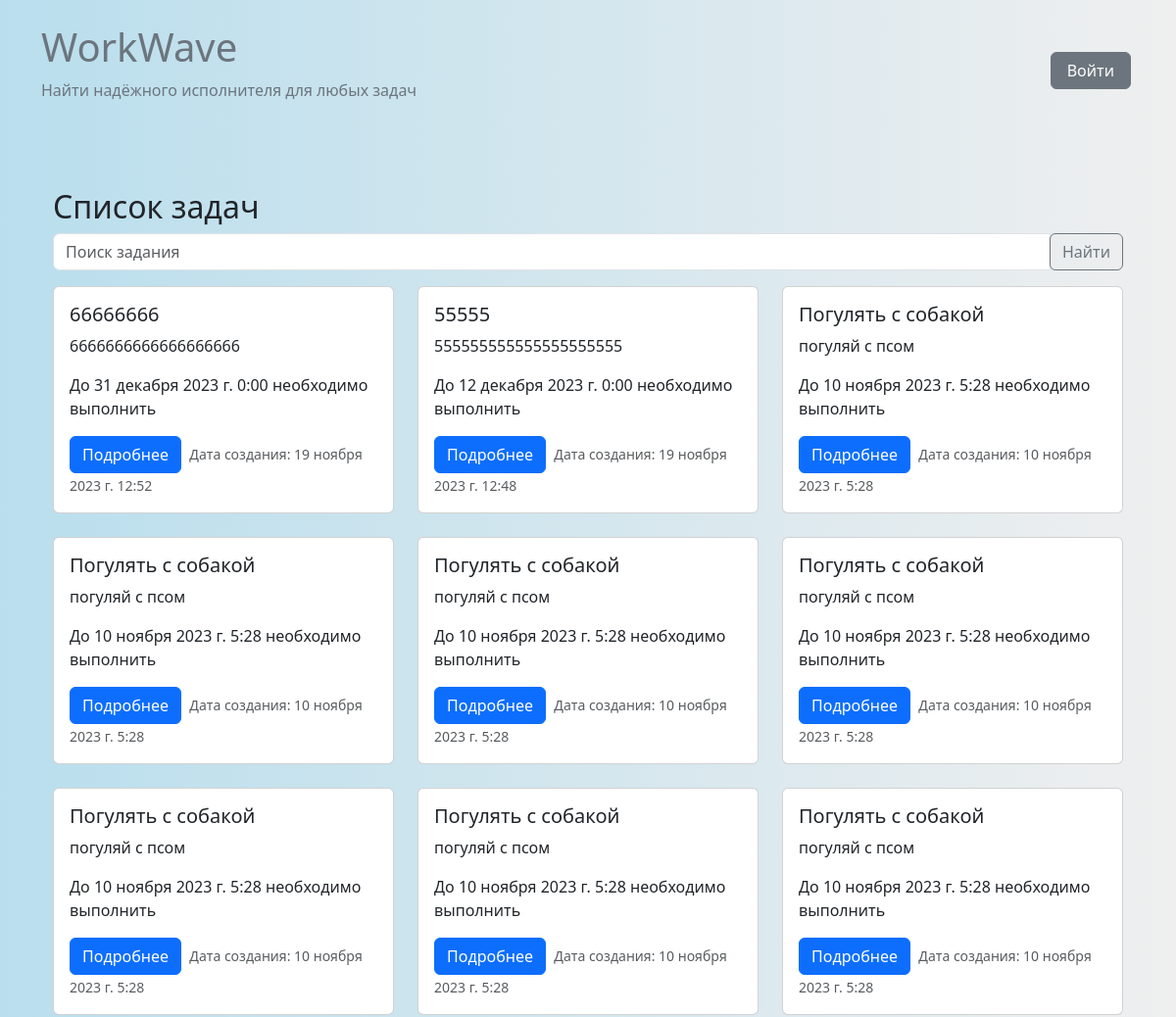
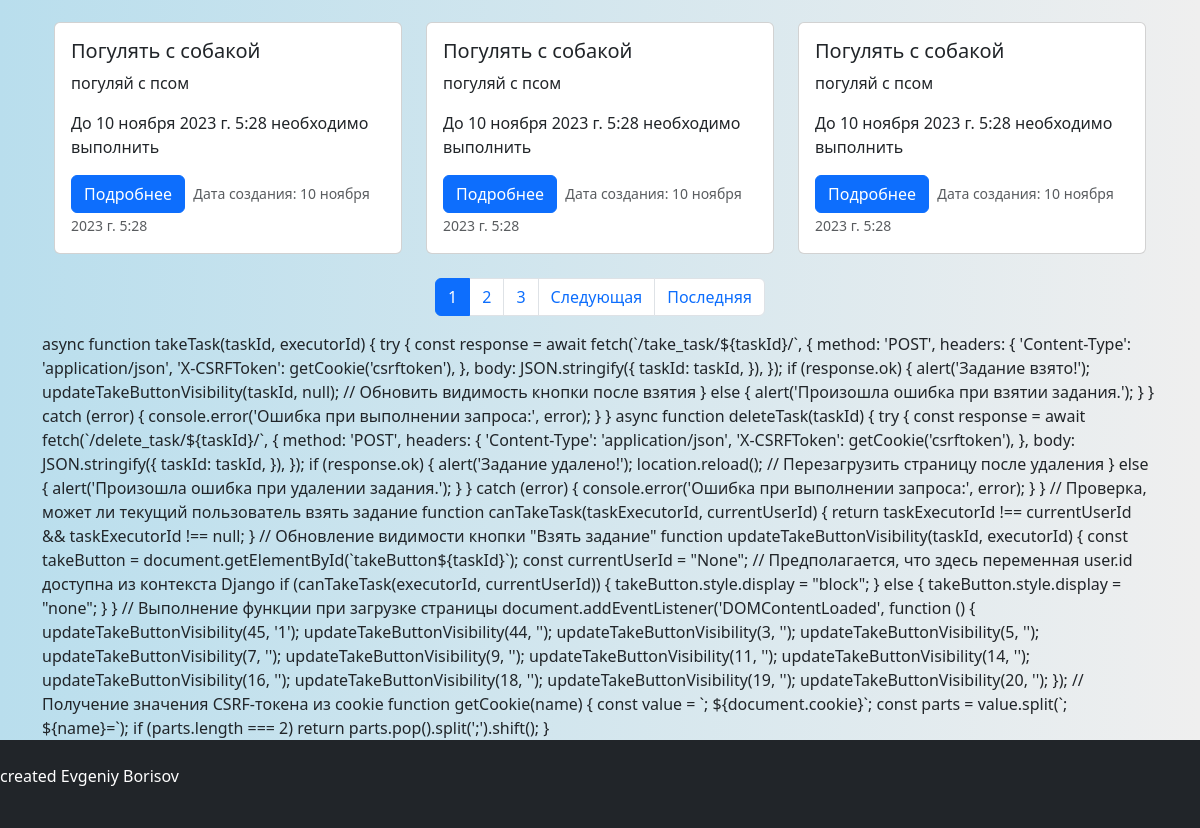
/task_list/, run on an earlier commit of the app's database (2 pictures, top to bottom).
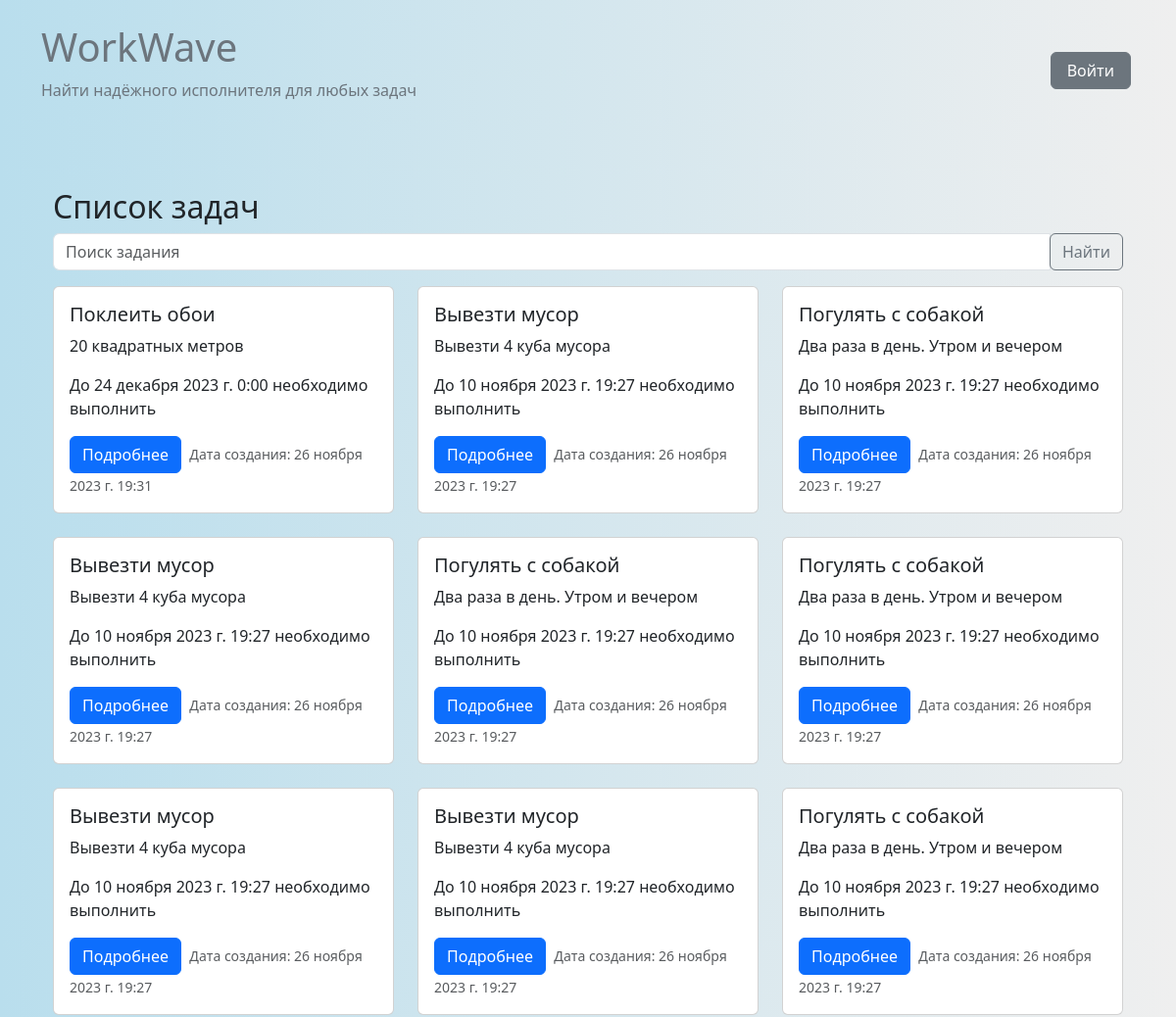
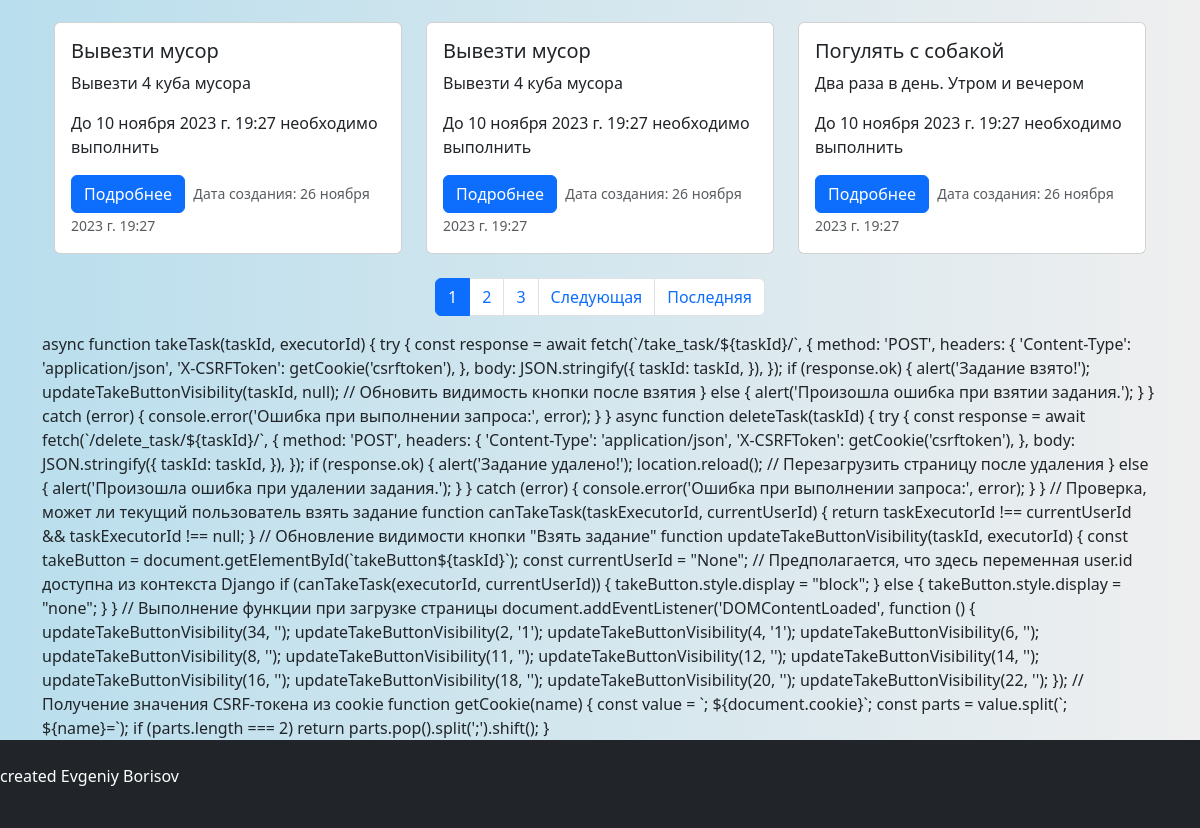
And on a later commit of the database (2 pictures, top to bottom).
### tasks/models.py (models this page shows, shortened)
class Task(models.Model):
    title = models.CharField(max_length=200)
    image_task = models.ImageField(upload_to='media/image_task/', null=True, blank=True)
    description = models.TextField()
    customer = models.ForeignKey(CustomUser, on_delete=models.CASCADE, related_name='customer_tasks')
    executor = models.ForeignKey(CustomUser, on_delete=models.SET_NULL, null=True, blank=True,
                                 related_name='executor_tasks')
    created_at = models.DateTimeField(auto_now_add=True)
    due_date = models.DateTimeField()
    is_completed = models.BooleanField(default=False)
    canceled_by = models.ForeignKey(CustomUser, on_delete=models.SET_NULL, null=True,
                                    blank=True, related_name='canceled_tasks')
    canceled_at = models.DateTimeField(null=True, blank=True)
    address = models.CharField(max_length=255,null=True)

### accounts/models.py (models this page shows)
class CustomUser(AbstractUser):
    CUSTOMER = 'customer'
    EXECUTOR = 'executor'
    ROLE_CHOICES = (
        (CUSTOMER, 'Заказчик'),
        (EXECUTOR, 'Исполнитель'),
    )
    role = models.CharField(
        max_length=10,
        choices=ROLE_CHOICES,
        default=CUSTOMER,
        verbose_name=_('Роль'),
        help_text=_('Роль пользователя'),
    )
    photo_user = models.ImageField(
        upload_to='media/user_photos/',
        verbose_name=_('Фото пользователя'),
        help_text=_('Загрузите фотографию пользователя'),
    )
    name = models.CharField(
        max_length=100,
        null=True,
        blank=True,
        verbose_name=_('Имя'),
        help_text=_('Имя пользователя'),
    )
    description = models.TextField(
        null=True,
        blank=True,
        verbose_name=_('Описание'),
        help_text=_('Описание пользователя'),
    )
    email = models.EmailField(
        unique=True,
        verbose_name=_('Email'),
        help_text=_('Email пользователя'),
    )
    groups = models.ManyToManyField(Group, verbose_name=_("Группы"), blank=True, related_name='customuser_groups')
    user_permissions = models.ManyToManyField(
        Permission,
        verbose_name=_("Права пользователя"),
        blank=True,
        related_name='customuser_user_permissions',
    )

### tasks/views.py (the view)
# urls.py: path('task_list/', view_tasks.task_list, name='task_list'),
def task_list(request):
    query = request.GET.get('q')
    tasks_list = Task.objects.all().order_by('-created_at')
    if query:
        tasks_list = tasks_list.filter(title__icontains=query)
    paginator = Paginator(tasks_list, 12)  # 12 задач на странице
    page = request.GET.get('page')
    tasks = paginator.get_page(page)
    context = {'tasks': tasks}
    return render(request, 'tasks/task_list.html', context)

### templates/tasks/task_list.html (shortened to what the changed rows need)
{% extends 'base.html' %}
{% load static %}
{% block content %}
<div class="container mt-4">
    <h2>Список задач</h2>
    <div class="row">
        {% for task in tasks %}
        <div class="col-md-4 mb-4">
            <div class="card">
                <div class="card-body">
                    <h5 class="card-title">{{ task.title }}</h5>
                    <p class="card-text">{{ task.description }}</p>
                    <p>До {{ task.due_date }} необходимо выполнить</p>
                    <button class="btn btn-primary" data-toggle="modal" data-target="#taskModal{{ task.id }}">
                        Подробнее
                    </button>
                    <small class="text-muted m-1">Дата создания: {{ task.created_at }}</small>
                </div>
            </div>
        </div>
        {% endfor %}
    </div>
    <div class="d-flex justify-content-center">
        <ul class="pagination">
            {% for i in tasks.paginator.page_range %}
                <li class="page-item{% if i == tasks.number %} active{% endif %}">
                    <a class="page-link" href="?page={{ i }}">{{ i }}</a>
                </li>
            {% endfor %}
        </ul>
    </div>
</div>
    async function takeTask(taskId, executorId) {
        try {
            const response = await fetch(`/take_task/${taskId}/`, {
                method: 'POST',
                headers: {
                    'Content-Type': 'application/json',
                    'X-CSRFToken': getCookie('csrftoken'),
                },
                body: JSON.stringify({
                    taskId: taskId,
                }),
            });
            if (response.ok) {
                alert('Задание взято!');
                updateTakeButtonVisibility(taskId, null);  // Обновить видимость кнопки после взятия
            } else {
                alert('Произошла ошибка при взятии задания.');
            }
        } catch (error) {
            console.error('Ошибка при выполнении запроса:', error);
        }
    }
    async function deleteTask(taskId) {
        try {
            const response = await fetch(`/delete_task/${taskId}/`, {
                method: 'POST',
                headers: {
                    'Content-Type': 'application/json',
                    'X-CSRFToken': getCookie('csrftoken'),
                },
                body: JSON.stringify({
                    taskId: taskId,
                }),
            });
            if (response.ok) {
                alert('Задание удалено!');
                location.reload(); // Перезагрузить страницу после удаления
            } else {
                alert('Произошла ошибка при удалении задания.');
            }
        } catch (error) {
            console.error('Ошибка при выполнении запроса:', error);
        }
    }
    // Проверка, может ли текущий пользователь взять задание
    function canTakeTask(taskExecutorId, currentUserId) {
        return taskExecutorId !== currentUserId && taskExecutorId !== null;
    }
    // Обновление видимости кнопки "Взять задание"
    function updateTakeButtonVisibility(taskId, executorId) {
        const takeButton = document.getElementById(`takeButton${taskId}`);
        const currentUserId = "{{ user.id }}"; // Предполагается, что здесь переменная user.id доступна из контекста Django
        if (canTakeTask(executorId, currentUserId)) {
            takeButton.style.display = "block";
        } else {
            takeButton.style.display = "none";
        }
    }
    // Выполнение функции при загрузке страницы
    document.addEventListener('DOMContentLoaded', function () {
        {% for task in tasks %}
            updateTakeButtonVisibility({{ task.id }}, '{{ task.executor.id|default:'' }}');
        {% endfor %}
    });
    // Получение значения CSRF-токена из cookie
    function getCookie(name) {
        const value = `; ${document.cookie}`;
        const parts = value.split(`; ${name}=`);
        if (parts.length === 2) return parts.pop().split(';').shift();
    }
{% endblock %}

What changed in the data, as far as the page shows it:
removed Task: title "66666666", description "6666666666666666666", due_date "31 декабря 2023 г. 0:00", created_at "19 ноября 2023 г. 12:52", id "45", executor.id "1"
removed Task: title "55555", description "555555555555555555555", due_date "12 декабря 2023 г. 0:00", created_at "19 ноября 2023 г. 12:48", id "44"
no longer on this page (row edited): Task: title "Погулять с собакой", description "погуляй с псом", due_date "10 ноября 2023 г. 5:28", created_at "10 ноября 2023 г. 5:28", id "3"
no longer on this page (row edited): Task: title "Погулять с собакой", description "погуляй с псом", due_date "10 ноября 2023 г. 5:28", created_at "10 ноября 2023 г. 5:28", id "5"
no longer on this page (row edited): Task: title "Погулять с собакой", description "погуляй с псом", due_date "10 ноября 2023 г. 5:28", created_at "10 ноября 2023 г. 5:28", id "7"
no longer on this page (row edited): Task: title "Погулять с собакой", description "погуляй с псом", due_date "10 ноября 2023 г. 5:28", created_at "10 ноября 2023 г. 5:28", id "9"
no longer on this page (row edited): Task: title "Погулять с собакой", description "погуляй с псом", due_date "10 ноября 2023 г. 5:28", created_at "10 ноября 2023 г. 5:28", id "19"
added Task: title "Поклеить обои", description "20 квадратных метров", due_date "24 декабря 2023 г. 0:00", created_at "26 ноября 2023 г. 19:31", id "34"
added Task: title "Вывезти мусор", description "Вывезти 4 куба мусора", due_date "10 ноября 2023 г. 19:27", created_at "26 ноября 2023 г. 19:27", id "2", executor.id "1"
now on this page (row edited): Task: title "Погулять с собакой", description "Два раза в день. Утром и вечером", due_date "10 ноября 2023 г. 19:27", created_at "26 ноября 2023 г. 19:27", id "4", executor.id "1"
now on this page (row edited): Task: title "Вывезти мусор", description "Вывезти 4 куба мусора", due_date "10 ноября 2023 г. 19:27", created_at "26 ноября 2023 г. 19:27", id "6"
now on this page (row edited): Task: title "Погулять с собакой", description "Два раза в день. Утром и вечером", due_date "10 ноября 2023 г. 19:27", created_at "26 ноября 2023 г. 19:27", id "8"
changed Task id 11: description "погуляй с псом" → "Два раза в день. Утром и вечером"; due_date "10 ноября 2023 г. 5:28" → "10 ноября 2023 г. 19:27"; created_at "10 ноября 2023 г. 5:28" → "26 ноября 2023 г. 19:27"
now on this page (row edited): Task: title "Вывезти мусор", description "Вывезти 4 куба мусора", due_date "10 ноября 2023 г. 19:27", created_at "26 ноября 2023 г. 19:27", id "12"
changed Task id 14: title "Погулять с собакой" → "Вывезти мусор"; description "погуляй с псом" → "Вывезти 4 куба мусора"; due_date "10 ноября 2023 г. 5:28" → "10 ноября 2023 г. 19:27"; created_at "10 ноября 2023 г. 5:28" → "26 ноября 2023 г. 19:27"
changed Task id 16: description "погуляй с псом" → "Два раза в день. Утром и вечером"; due_date "10 ноября 2023 г. 5:28" → "10 ноября 2023 г. 19:27"; created_at "10 ноября 2023 г. 5:28" → "26 ноября 2023 г. 19:27"
changed Task id 18: title "Погулять с собакой" → "Вывезти мусор"; description "погуляй с псом" → "Вывезти 4 куба мусора"; due_date "10 ноября 2023 г. 5:28" → "10 ноября 2023 г. 19:27"; created_at "10 ноября 2023 г. 5:28" → "26 ноября 2023 г. 19:27"
changed Task id 20: title "Погулять с собакой" → "Вывезти мусор"; description "погуляй с псом" → "Вывезти 4 куба мусора"; due_date "10 ноября 2023 г. 5:28" → "10 ноября 2023 г. 19:27"; created_at "10 ноября 2023 г. 5:28" → "26 ноября 2023 г. 19:27"
now on this page (row edited): Task: title "Погулять с собакой", description "Два раза в день. Утром и вечером", due_date "10 ноября 2023 г. 19:27", created_at "26 ноября 2023 г. 19:27", id "22"
